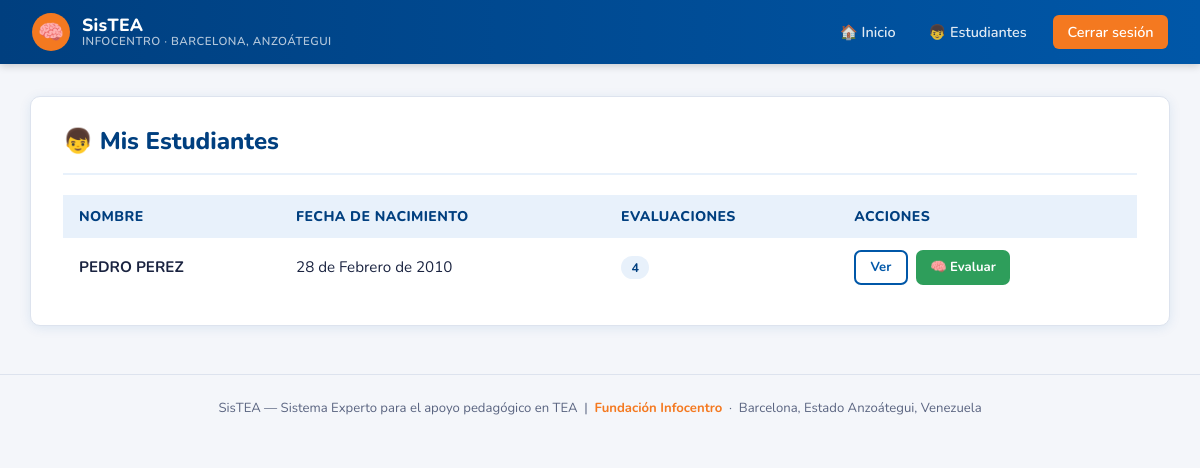
The app's page /estudiantes/ (signed in) with its own data.
### sistex/models.py (models this page shows, shortened)
class Estudiante(models.Model):
    usuario = models.OneToOneField(User, on_delete=models.CASCADE, null=True, blank=True, related_name='estudiante_perfil')
    nombre = models.CharField(max_length=100)
    fecha_nacimiento = models.DateField()
    instructor = models.ForeignKey(Instructor, on_delete=models.SET_NULL, null=True, related_name='estudiantes')
    observaciones = models.TextField(blank=True)
    fecha_registro = models.DateTimeField(auto_now_add=True)
    class Meta:
        verbose_name = "Estudiante"
        verbose_name_plural = "Estudiantes"

### sistex/views.py (the view)
# urls.py: path('estudiantes/', views.lista_estudiantes, name='lista_estudiantes'),
@instructor_required
def lista_estudiantes(request):
    instructor = get_object_or_404(Instructor, usuario=request.user)
    estudiantes = Estudiante.objects.filter(instructor=instructor)
    return render(request, 'sistex/estudiantes/lista.html', {'estudiantes': estudiantes})

### sistex/views.py (called while the page is built)
def _es_estudiante(user):
    try:
        user.estudiante_perfil
        return True
    except Exception:
        return False

def instructor_required(view_func):
    @wraps(view_func)
    def wrapper(request, *args, **kwargs):
        if not request.user.is_authenticated:
            return redirect('login')
        if request.user.is_staff:
            return redirect('admin_dashboard')
        if _es_estudiante(request.user):
            return redirect('estudiante_dashboard')
        return view_func(request, *args, **kwargs)
    return wrapper

### sistex/templates/sistex/estudiantes/lista.html (shortened to what this page needs)
{% extends 'sistex/base.html' %}
{% block content %}
<div class="card">
    <div class="card-header">
        <h2>&#128102; Mis Estudiantes</h2>
    </div>
    {% if estudiantes %}
    <table>
        <thead>
            <tr>
                <th>Nombre</th>
                <th>Fecha de Nacimiento</th>
                <th>Evaluaciones</th>
                <th>Acciones</th>
            </tr>
        </thead>
        <tbody>
            {% for e in estudiantes %}
            <tr>
                <td><strong>{{ e.nombre }}</strong></td>
                <td>{{ e.fecha_nacimiento }}</td>
                <td>
                    <span class="badge" style="background: var(--azul-claro); color: var(--azul-oscuro);">
                        {{ e.evaluaciones.count }}
                    </span>
                </td>
                <td style="display: flex; gap: 0.5rem; flex-wrap: wrap;">
                    <a href="{% url 'detalle_estudiante' e.pk %}" class="btn btn-outline" style="font-size:0.82rem; padding:0.4rem 0.9rem;">Ver</a>
                    <a href="{% url 'nueva_evaluacion' e.pk %}" class="btn btn-success" style="font-size:0.82rem; padding:0.4rem 0.9rem;">&#129504; Evaluar</a>
                </td>
            </tr>
            {% endfor %}
        </tbody>
    </table>
    {% endif %}
</div>
{% endblock %}

### sistex/templates/sistex/base.html (style rules this page uses)
:root { --azul: #0057A8; --azul-oscuro: #003F7F; --azul-claro: #E8F1FB; --naranja: #F47920; --naranja-hover: #D4661A; --verde: #2E9E5B; --verde-hover: #237A47; --rojo: #D93025; --rojo-hover: #B02519; --gris-bg: #F4F6FA; --gris-borde: #DDE3EE; --texto: #1A2340; --texto-suave: #5A6480; --blanco: #FFFFFF; --sombra: 0 2px 12px rgba(0,87,168,0.10); --radio: 10px; }
* { margin: 0; padding: 0; box-sizing: border-box; }
body { font-family: 'Nunito', 'Segoe UI', sans-serif; background: var(--gris-bg); color: var(--texto); min-height: 100vh; }
.card { background: var(--blanco); border-radius: var(--radio); padding: 1.75rem 2rem; margin-bottom: 1.5rem; box-shadow: var(--sombra); border: 1px solid var(--gris-borde); }
.card-header { display: flex; justify-content: space-between; align-items: center; margin-bottom: 1.25rem; padding-bottom: 1rem; border-bottom: 2px solid var(--azul-claro); }
.card-header h2, .card-header h3 { color: var(--azul-oscuro); font-weight: 800; }
.btn { display: inline-flex; align-items: center; gap: 0.4rem; padding: 0.55rem 1.2rem; background: var(--azul); color: var(--blanco); text-decoration: none; border-radius: 7px; border: none; cursor: pointer; font-family: 'Nunito', sans-serif; font-weight: 700; font-size: 0.9rem; transition: background 0.2s, transform 0.1s; }
.btn-success { background: var(--verde); }
.btn-outline { background: transparent; color: var(--azul); border: 2px solid var(--azul); }
table { width: 100%; border-collapse: collapse; }
table th { background: var(--azul-claro); color: var(--azul-oscuro); font-weight: 800; padding: 0.75rem 1rem; text-align: left; font-size: 0.88rem; text-transform: uppercase; letter-spacing: 0.4px; }
table td { padding: 0.75rem 1rem; border-bottom: 1px solid var(--gris-borde); font-size: 0.95rem; }
table tbody tr:last-child td { border-bottom: none; }
.badge { display: inline-block; padding: 0.2rem 0.65rem; border-radius: 20px; font-size: 0.78rem; font-weight: 700; }

### records on screen
Estudiante: nombre "PEDRO PEREZ", fecha_nacimiento "28 de Febrero de 2010", evaluaciones.count "4"
